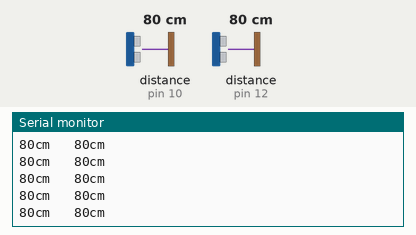
This sketch was run on a simulated Arduino Uno, built with avr-gcc and run on an emulated ATmega328P. Shown: the last lines printed to the serial monitor. The inputs (shaded band) are chosen by the test bench; at power-on: distance to the obstacle (sensors on pin 10, pin 12) 80 cm. The echo pulse lasts 58.3 µs per cm.

Above: at 1.2 s.
1.3 s: distance to the obstacle (sensor on pin 10) set to 60 cm
At 1.37 s:
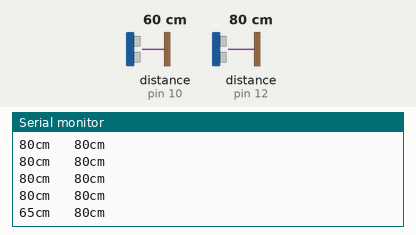
4.3 s: distance to the obstacle (sensor on pin 12) set to 35 cm
At 4.3 s:
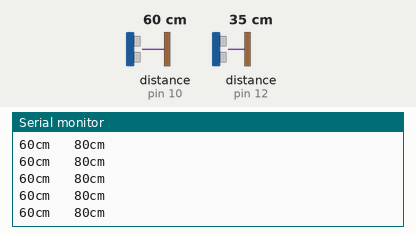
7.3 s: distance to the obstacle (sensor on pin 12) set to 17 cm
At 7.9 s:
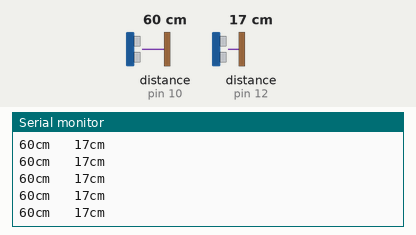
10.3 s: distance to the obstacle (sensor on pin 10) set to 2 cm
At 10.8 s:
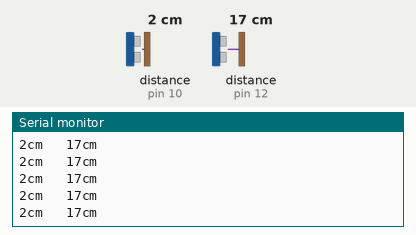
11.8 s: distance to the obstacle (sensor on pin 10) set to 4 cm
At 12.6 s:
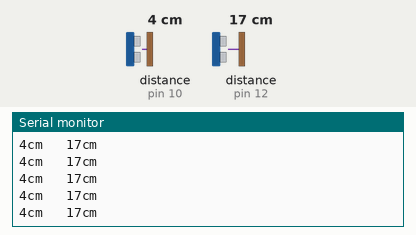
14.8 s: distance to the obstacle (sensor on pin 10) set to 60 cm
At 15.7 s:
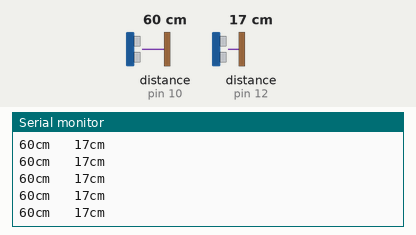
Timing chart, 0 to 17.8 s (numbered marks = the images above; inputs shaded):
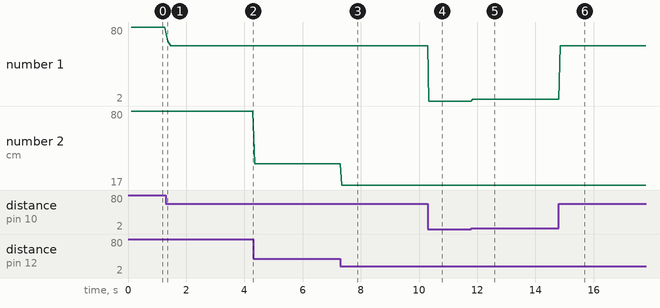

The sketch:

ultrasonic_sensor_test.ino
```cpp
#include <Ultrasonic.h>
int trigPin1 = 9;
int echoPin1 = 10;
int trigPin2 = 11;
int echoPin2 = 12;
long duration1, cm1, duration2, cm2;
Ultrasonic ultrasonic1(trigPin1, echoPin1);
Ultrasonic ultrasonic2(trigPin2, echoPin2);
int sample_size=10; //set avg sampling size
long sum1,sum2;
int max1,max2,min1,min2;
bool detected=false;

void setup() {
  //Serial Port begin
  Serial.begin (9600);
  Serial.println("Ultrasonic Started");
}

void loop() {
  int i=0;
  sum1=0;
  sum2=0;
  max1=0;
  max2=0;
  min1=1000;
  min2=1000;
  while(i<sample_size){
    int cur1=ultrasonic1.read();
    int cur2=ultrasonic2.read();
    sum1+=cur1;
    sum2+=cur2;
    if(cur1>max1) max1=cur1;
    if(cur1<min1) min1=cur1;
    if(cur2>max2) max2=cur2;
    if(cur2<min2) min2=cur2;
    i+=1;
  }
  cm1 = (sum1-max1-min1)/(sample_size-2);
  cm2 = (sum2-max2-min2)/(sample_size-2);

  if(cm1<20 || cm2<20){
    //send detected
  }
  else{
    //send not detected
  }

  Serial.print(cm1);
  Serial.print("cm   ");
  Serial.print(cm2);
  Serial.print("cm");
  Serial.println();
  //delay(10);
}
```

Measured:
- after the input at 1.3 s, the serial monitor: prints a new line after 0.07 s (image 1)
- after the input at 7.3 s, the serial monitor: prints a new line after 0.05 s (image 3)
- after the input at 10.3 s, the serial monitor: prints a new line at once (image 4)
- after the input at 11.8 s, the serial monitor: prints a new line at once (image 5)
- after the input at 14.8 s, the serial monitor: prints a new line after 0.05 s (image 6)
- plotted number 1: 80 → 60 after the input at 1.3 s, 60 → 2 after the input at 10.3 s, 2 → 4 after the input at 11.8 s, 4 → 60 after the input at 14.8 s
- plotted number 2: 80 → 35 after the input at 4.3 s, 35 → 17 after the input at 7.3 s
